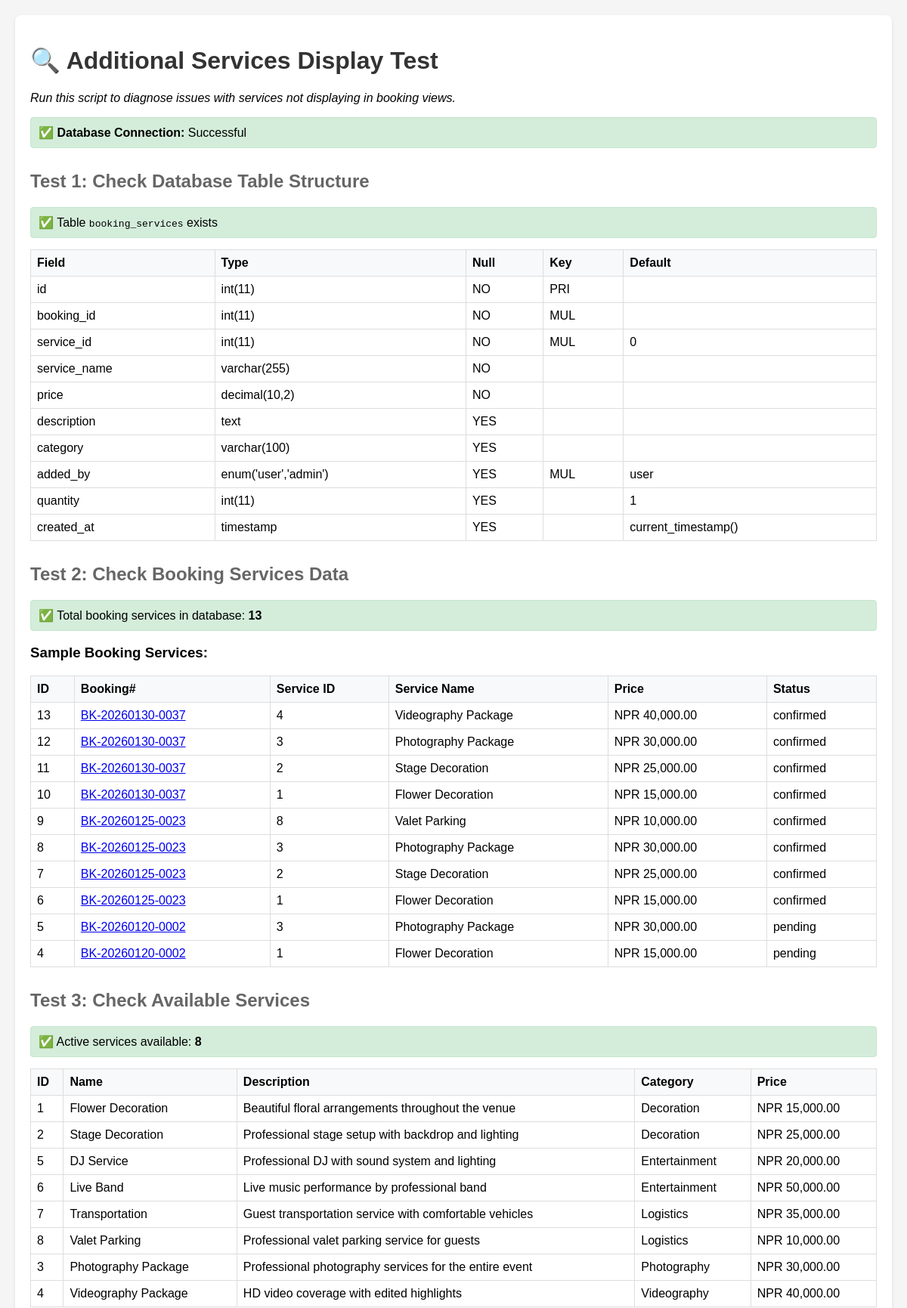
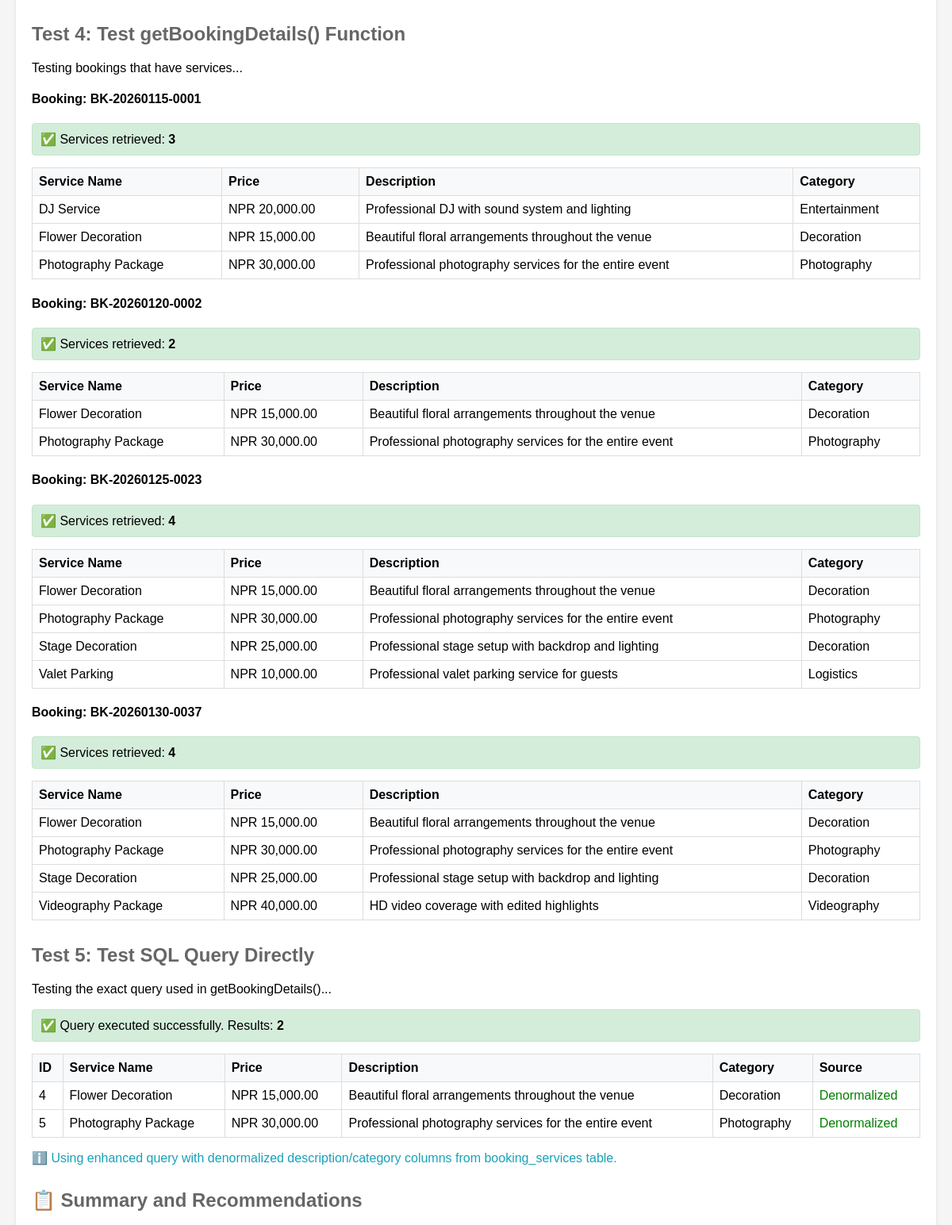
Page /test-services-display.php (upper part) on the committed database (2 pictures, top to bottom).
### tables this page shows
CREATE TABLE booking_services (
    id INT PRIMARY KEY AUTO_INCREMENT,
    booking_id INT NOT NULL,
    service_id INT NOT NULL DEFAULT 0 COMMENT '0 for admin services, >0 for user services referencing additional_services',
    service_name VARCHAR(255) NOT NULL,
    price DECIMAL(10, 2) NOT NULL,
    description TEXT,
    category VARCHAR(100),
    added_by ENUM('user', 'admin') DEFAULT 'user' COMMENT 'Who added the service: user during booking or admin later',
    quantity INT DEFAULT 1 COMMENT 'Quantity of service',
    created_at TIMESTAMP DEFAULT CURRENT_TIMESTAMP,
    FOREIGN KEY (booking_id) REFERENCES bookings(id) ON DELETE CASCADE,
    INDEX idx_booking_services_added_by (added_by),
    INDEX idx_booking_services_service_id (service_id)
);

CREATE TABLE bookings (
    id INT PRIMARY KEY AUTO_INCREMENT,
    booking_number VARCHAR(50) UNIQUE NOT NULL,
    customer_id INT NOT NULL,
    hall_id INT NOT NULL,
    event_date DATE NOT NULL,
    shift ENUM('morning', 'afternoon', 'evening', 'fullday') NOT NULL,
    event_type VARCHAR(100) NOT NULL,
    number_of_guests INT NOT NULL,
    hall_price DECIMAL(10, 2) NOT NULL,
    menu_total DECIMAL(10, 2) DEFAULT 0,
    services_total DECIMAL(10, 2) DEFAULT 0,
    subtotal DECIMAL(10, 2) NOT NULL,
    tax_amount DECIMAL(10, 2) DEFAULT 0,
    grand_total DECIMAL(10, 2) NOT NULL,
    special_requests TEXT,
    booking_status ENUM('pending', 'payment_submitted', 'confirmed', 'cancelled', 'completed') DEFAULT 'pending',
    payment_status ENUM('pending', 'partial', 'paid', 'cancelled') DEFAULT 'pending',
    advance_payment_received TINYINT(1) DEFAULT 0 COMMENT 'Whether advance payment has been received (0=No, 1=Yes)',
    created_at TIMESTAMP DEFAULT CURRENT_TIMESTAMP,
    updated_at TIMESTAMP DEFAULT CURRENT_TIMESTAMP ON UPDATE CURRENT_TIMESTAMP,
    FOREIGN KEY (customer_id) REFERENCES customers(id),
    FOREIGN KEY (hall_id) REFERENCES halls(id),
    INDEX idx_event_date (event_date),
    INDEX idx_booking_number (booking_number),
    INDEX idx_status (booking_status),
    INDEX idx_advance_payment_received (advance_payment_received)
);

CREATE TABLE additional_services (
    id INT PRIMARY KEY AUTO_INCREMENT,
    name VARCHAR(255) NOT NULL,
    description TEXT,
    price DECIMAL(10, 2) NOT NULL,
    category VARCHAR(100),
    status ENUM('active', 'inactive') DEFAULT 'active',
    created_at TIMESTAMP DEFAULT CURRENT_TIMESTAMP,
    updated_at TIMESTAMP DEFAULT CURRENT_TIMESTAMP ON UPDATE CURRENT_TIMESTAMP
);

### includes/functions.php (called while the page is built, shortened)
<?php
function getBookingDetails($booking_id) {
    try {
        $db = getDB();
        $sql = "SELECT b.*, c.full_name, c.phone, c.email, c.address,
                       h.name as hall_name, h.capacity,
                       v.name as venue_name, v.location, v.map_link
                FROM bookings b
                INNER JOIN customers c ON b.customer_id = c.id
                INNER JOIN halls h ON b.hall_id = h.id
                INNER JOIN venues v ON h.venue_id = v.id
                WHERE b.id = ?";
        $stmt = $db->prepare($sql);
        $stmt->execute([$booking_id]);
        $booking = $stmt->fetch();
        if ($booking) {
            $booking['advance_payment_received'] = (int)$booking['advance_payment_received'];
            $stmt = $db->prepare("SELECT bm.*, m.name as menu_name FROM booking_menus bm INNER JOIN menus m ON bm.menu_id = m.id WHERE bm.booking_id = ?");
            if ($stmt) {
                $stmt->execute([$booking_id]);
                $booking['menus'] = $stmt->fetchAll();
            } else {
                $booking['menus'] = [];
            }
            if (!empty($booking['menus'])) {
                $itemsStmt = $db->prepare("SELECT item_name, category, display_order FROM menu_items WHERE menu_id = ? ORDER BY display_order, category");
                if ($itemsStmt) {
                    foreach ($booking['menus'] as &$menu) {
                        $itemsStmt->execute([$menu['menu_id']]);
                        $menu['items'] = $itemsStmt->fetchAll();
                    }
                }
            }
            $stmt = $db->prepare("
                SELECT bs.id, bs.booking_id, bs.service_id, bs.service_name, bs.price,
                       bs.description, bs.category, bs.quantity, bs.added_by,
                       (bs.price * bs.quantity) as total_price
                FROM booking_services bs
                WHERE bs.booking_id = ?
                ORDER BY bs.added_by, bs.service_name
            ");
            if ($stmt) {
                $stmt->execute([$booking_id]);
                $booking['services'] = $stmt->fetchAll();
            } else {
                $booking['services'] = [];
            }
        }
        return $booking;
    } catch (PDOException $e) {
        error_log("Database error in getBookingDetails: " . $e->getMessage());
        throw new Exception("Unable to retrieve booking information");
    } catch (Exception $e) {
        error_log("Error in getBookingDetails: " . $e->getMessage());
        throw new Exception("Unable to retrieve booking information");
    }
}
    ?>

### test-services-display.php (the view, shortened to what this page needs)
<?php
require_once __DIR__ . '/includes/functions.php';
?>
<!DOCTYPE html>
<html lang="en">
<head>
</head>
<body>
    <div class="container">
        <h1>🔍 Additional Services Display Test</h1>
        <p><em>Run this script to diagnose issues with services not displaying in booking views.</em></p>
        <?php
        try {
            $db = getDB();
            echo '<div class="test-result test-pass">✅ <strong>Database Connection:</strong> Successful</div>';
            echo '<h2>Test 1: Check Database Table Structure</h2>';
            $tables = $db->query("SHOW TABLES LIKE 'booking_services'")->fetchAll();
            if (count($tables) > 0) {
                echo '<div class="test-result test-pass">✅ Table <code>booking_services</code> exists</div>';
                $columns = $db->query("DESCRIBE booking_services")->fetchAll();
                echo '<table><thead><tr><th>Field</th><th>Type</th><th>Null</th><th>Key</th><th>Default</th></tr></thead><tbody>';
                foreach ($columns as $col) {
                    echo '<tr>';
                    echo '<td>' . htmlspecialchars($col['Field']) . '</td>';
                    echo '<td>' . htmlspecialchars($col['Type']) . '</td>';
                    echo '<td>' . htmlspecialchars($col['Null']) . '</td>';
                    echo '<td>' . htmlspecialchars($col['Key']) . '</td>';
                    echo '<td>' . htmlspecialchars($col['Default']) . '</td>';
                    echo '</tr>';
                }
                echo '</tbody></table>';
            } else {
                echo '<div class="test-result test-fail">❌ Table <code>booking_services</code> does NOT exist. Please run database setup.</div>';
            }
            echo '<h2>Test 2: Check Booking Services Data</h2>';
            $count = $db->query("SELECT COUNT(*) as count FROM booking_services")->fetch();
            echo '<div class="test-result ' . ($count['count'] > 0 ? 'test-pass' : 'test-fail') . '">';
            echo ($count['count'] > 0 ? '✅' : '⚠️') . ' Total booking services in database: <strong>' . $count['count'] . '</strong>';
            echo '</div>';
            if ($count['count'] > 0) {
                echo '<h3>Sample Booking Services:</h3>';
                $samples = $db->query("
                    SELECT bs.id, bs.booking_id, bs.service_id, bs.service_name, bs.price,
                           b.booking_number, b.booking_status
                    FROM booking_services bs
                    LEFT JOIN bookings b ON bs.booking_id = b.id
                    ORDER BY bs.booking_id DESC
                    LIMIT 10
                ")->fetchAll();
                echo '<table><thead><tr><th>ID</th><th>Booking#</th><th>Service ID</th><th>Service Name</th><th>Price</th><th>Status</th></tr></thead><tbody>';
                foreach ($samples as $sample) {
                    echo '<tr>';
                    echo '<td>' . htmlspecialchars($sample['id']) . '</td>';
                    echo '<td><a href="admin/bookings/view.php?id=' . htmlspecialchars($sample['booking_id'], ENT_QUOTES, 'UTF-8') . '" target="_blank">' . htmlspecialchars($sample['booking_number']) . '</a></td>';
                    echo '<td>' . htmlspecialchars($sample['service_id']) . '</td>';
                    echo '<td>' . htmlspecialchars($sample['service_name']) . '</td>';
                    echo '<td>NPR ' . number_format($sample['price'], 2) . '</td>';
                    echo '<td>' . htmlspecialchars($sample['booking_status']) . '</td>';
                    echo '</tr>';
                }
                echo '</tbody></table>';
            }
            echo '<h2>Test 3: Check Available Services</h2>';
            $servicesCount = $db->query("SELECT COUNT(*) as count FROM additional_services WHERE status = 'active'")->fetch();
            echo '<div class="test-result ' . ($servicesCount['count'] > 0 ? 'test-pass' : 'test-fail') . '">';
            echo ($servicesCount['count'] > 0 ? '✅' : '❌') . ' Active services available: <strong>' . $servicesCount['count'] . '</strong>';
            echo '</div>';
            if ($servicesCount['count'] > 0) {
                $services = $db->query("SELECT id, name, description, price, category FROM additional_services WHERE status = 'active' ORDER BY category, name")->fetchAll();
                echo '<table><thead><tr><th>ID</th><th>Name</th><th>Description</th><th>Category</th><th>Price</th></tr></thead><tbody>';
                foreach ($services as $service) {
                    echo '<tr>';
                    echo '<td>' . htmlspecialchars($service['id']) . '</td>';
                    echo '<td>' . htmlspecialchars($service['name']) . '</td>';
                    echo '<td>' . htmlspecialchars($service['description']) . '</td>';
                    echo '<td>' . htmlspecialchars($service['category']) . '</td>';
                    echo '<td>NPR ' . number_format($service['price'], 2) . '</td>';
                    echo '</tr>';
                }
                echo '</tbody></table>';
            } else {
                echo '<div class="test-result test-fail">❌ No active services found. Users cannot select services during booking.</div>';
            }
            echo '<h2>Test 4: Test getBookingDetails() Function</h2>';
            $testBookings = $db->query("
                SELECT DISTINCT b.id, b.booking_number
                FROM bookings b
                INNER JOIN booking_services bs ON b.id = bs.booking_id
                LIMIT 5
            ")->fetchAll();
            if (count($testBookings) > 0) {
                echo '<p>Testing bookings that have services...</p>';
                foreach ($testBookings as $testBooking) {
                    echo '<h4>Booking: ' . htmlspecialchars($testBooking['booking_number']) . '</h4>';
                    try {
                        $details = getBookingDetails($testBooking['id']);
                        if (isset($details['services']) && is_array($details['services'])) {
                            $serviceCount = count($details['services']);
                            echo '<div class="test-result ' . ($serviceCount > 0 ? 'test-pass' : 'test-fail') . '">';
                            echo ($serviceCount > 0 ? '✅' : '❌') . ' Services retrieved: <strong>' . $serviceCount . '</strong>';
                            echo '</div>';
                            if ($serviceCount > 0) {
                                echo '<table><thead><tr><th>Service Name</th><th>Price</th><th>Description</th><th>Category</th></tr></thead><tbody>';
                                foreach ($details['services'] as $service) {
                                    echo '<tr>';
                                    echo '<td>' . htmlspecialchars($service['service_name']) . '</td>';
                                    echo '<td>NPR ' . number_format($service['price'], 2) . '</td>';
                                    echo '<td>' . htmlspecialchars($service['description'] ?? 'No description available') . '</td>';
                                    echo '<td>' . htmlspecialchars($service['category'] ?? 'Uncategorized') . '</td>';
                                    echo '</tr>';
                                }
                                echo '</tbody></table>';
                            }
                        } else {
                            echo '<div class="test-result test-fail">❌ Services array not found in booking details</div>';
                        }
                    } catch (Exception $e) {
                        echo '<div class="test-result test-fail">❌ Error: ' . htmlspecialchars($e->getMessage()) . '</div>';
                    }
                }
            } else {
                echo '<div class="warning">⚠️ No bookings with services found to test</div>';
            }
            echo '<h2>Test 5: Test SQL Query Directly</h2>';
            echo '<p>Testing the exact query used in getBookingDetails()...</p>';
            $testBookingId = $db->query("SELECT DISTINCT b.id FROM bookings b INNER JOIN booking_services bs ON b.id = bs.booking_id LIMIT 1")->fetch();
            if ($testBookingId) {
                $stmt = $db->prepare("
                    SELECT bs.id, bs.booking_id, bs.service_id, bs.service_name, bs.price,
                           bs.description, bs.category
                    FROM booking_services bs
                    WHERE bs.booking_id = ?
                ");
                $stmt->execute([$testBookingId['id']]);
                $results = $stmt->fetchAll();
                echo '<div class="test-result test-pass">✅ Query executed successfully. Results: <strong>' . count($results) . '</strong></div>';
                if (count($results) > 0) {
                    echo '<table><thead><tr><th>ID</th><th>Service Name</th><th>Price</th><th>Description</th><th>Category</th><th>Source</th></tr></thead><tbody>';
                    foreach ($results as $row) {
                        echo '<tr>';
                        echo '<td>' . htmlspecialchars($row['id']) . '</td>';
                        echo '<td>' . htmlspecialchars($row['service_name']) . '</td>';
                        echo '<td>NPR ' . number_format($row['price'], 2) . '</td>';
                        echo '<td>' . htmlspecialchars($row['description'] ?? 'No description available') . '</td>';
                        echo '<td>' . htmlspecialchars($row['category'] ?? 'Uncategorized') . '</td>';
                        echo '<td><span style="color: green;">Denormalized</span></td>';
                        echo '</tr>';
                    }
                    echo '</tbody></table>';
                    echo '<p class="info">ℹ️ Using enhanced query with denormalized description/category columns from booking_services table.</p>';
                }
            } else {
                echo '<div class="warning">⚠️ No bookings with services to test query</div>';
            }
            echo '<h2>📋 Summary and Recommendations</h2>';
        } catch (Exception $e) {
            echo '<div class="test-result test-fail">❌ <strong>Error:</strong> ' . htmlspecialchars($e->getMessage()) . '</div>';
            echo '<p>Database connection or query failed. Please check your database configuration.</p>';
        }
        ?>
    </div>
</body>
</html>

### test-services-display.php (style rules this page uses)
body { font-family: Arial, sans-serif; margin: 20px; background: #f5f5f5; }
.container { max-width: 1200px; margin: 0 auto; background: white; padding: 20px; border-radius: 8px; box-shadow: 0 2px 4px rgba(0,0,0,0.1); }
h1 { color: #333; }
h2 { color: #666; margin-top: 30px; }
.info { color: #17a2b8; }
table { width: 100%; border-collapse: collapse; margin: 15px 0; }
th, td { border: 1px solid #ddd; padding: 8px; text-align: left; }
th { background-color: #f8f9fa; font-weight: bold; }
.test-result { padding: 10px; margin: 10px 0; border-radius: 4px; }
.test-pass { background: #d4edda; border: 1px solid #c3e6cb; }

### rows in the picture
booking_services: id "13", booking.booking_number "BK-20260130-0037", service "4", service_name "Videography Package", price "40,000.00", booking.booking_status "confirmed", description "HD video coverage with edited highlights", category "Videography"
booking_services: id "12", booking.booking_number "BK-20260130-0037", service "3", service_name "Photography Package", price "30,000.00", booking.booking_status "confirmed", description "Professional photography services for the entire event", category "Photography"
booking_services: id "11", booking.booking_number "BK-20260130-0037", service "2", service_name "Stage Decoration", price "25,000.00", booking.booking_status "confirmed", description "Professional stage setup with backdrop and lighting", category "Decoration"
booking_services: id "10", booking.booking_number "BK-20260130-0037", service "1", service_name "Flower Decoration", price "15,000.00", booking.booking_status "confirmed", description "Beautiful floral arrangements throughout the venue", category "Decoration"
booking_services: id "9", booking.booking_number "BK-20260125-0023", service "8", service_name "Valet Parking", price "10,000.00", booking.booking_status "confirmed", description "Professional valet parking service for guests", category "Logistics"
booking_services: id "8", booking.booking_number "BK-20260125-0023", service "3", service_name "Photography Package", price "30,000.00", booking.booking_status "confirmed", description "Professional photography services for the entire event", category "Photography"
booking_services: id "7", booking.booking_number "BK-20260125-0023", service "2", service_name "Stage Decoration", price "25,000.00", booking.booking_status "confirmed", description "Professional stage setup with backdrop and lighting", category "Decoration"
booking_services: id "6", booking.booking_number "BK-20260125-0023", service "1", service_name "Flower Decoration", price "15,000.00", booking.booking_status "confirmed", description "Beautiful floral arrangements throughout the venue", category "Decoration"
booking_services: id "5", booking.booking_number "BK-20260120-0002", service "3", service_name "Photography Package", price "30,000.00", booking.booking_status "pending", description "Professional photography services for the entire event", category "Photography"
booking_services: id "4", booking.booking_number "BK-20260120-0002", service "1", service_name "Flower Decoration", price "15,000.00", booking.booking_status "pending", description "Beautiful floral arrangements throughout the venue", category "Decoration"
additional_services: id "1", name "Flower Decoration", description "Beautiful floral arrangements throughout the venue", category "Decoration", price "15,000.00"
additional_services: id "2", name "Stage Decoration", description "Professional stage setup with backdrop and lighting", category "Decoration", price "25,000.00"
additional_services: id "5", name "DJ Service", description "Professional DJ with sound system and lighting", category "Entertainment", price "20,000.00"
additional_services: id "6", name "Live Band", description "Live music performance by professional band", category "Entertainment", price "50,000.00"
additional_services: id "7", name "Transportation", description "Guest transportation service with comfortable vehicles", category "Logistics", price "35,000.00"
additional_services: id "8", name "Valet Parking", description "Professional valet parking service for guests", category "Logistics", price "10,000.00"
additional_services: id "3", name "Photography Package", description "Professional photography services for the entire event", category "Photography", price "30,000.00"
additional_services: id "4", name "Videography Package", description "HD video coverage with edited highlights", category "Videography", price "40,000.00"
bookings: booking_number "BK-20260115-0001", serviceCount "3"
booking_services: service_name "DJ Service", price "20,000.00", description "Professional DJ with sound system and lighting", category "Entertainment"
booking_services: service_name "Flower Decoration", price "15,000.00", description "Beautiful floral arrangements throughout the venue", category "Decoration"
booking_services: service_name "Photography Package", price "30,000.00", description "Professional photography services for the entire event", category "Photography"
bookings: booking_number "BK-20260120-0002", serviceCount "2"
bookings: booking_number "BK-20260125-0023", serviceCount "4"
bookings: booking_number "BK-20260130-0037", serviceCount "4"

### other values in the picture
$col['Field'] "id"
$col['Type'] "int(11)"
$col['Null'] "NO"
$col['Key'] "PRI"
$col['Field'] "booking_id"
$col['Key'] "MUL"
$col['Field'] "service_id"
$col['Default'] "0"
$col['Field'] "service_name"
$col['Type'] "varchar(255)"
$col['Field'] "price"
$col['Type'] "decimal(10,2)"
$col['Field'] "description"
$col['Type'] "text"
$col['Null'] "YES"
